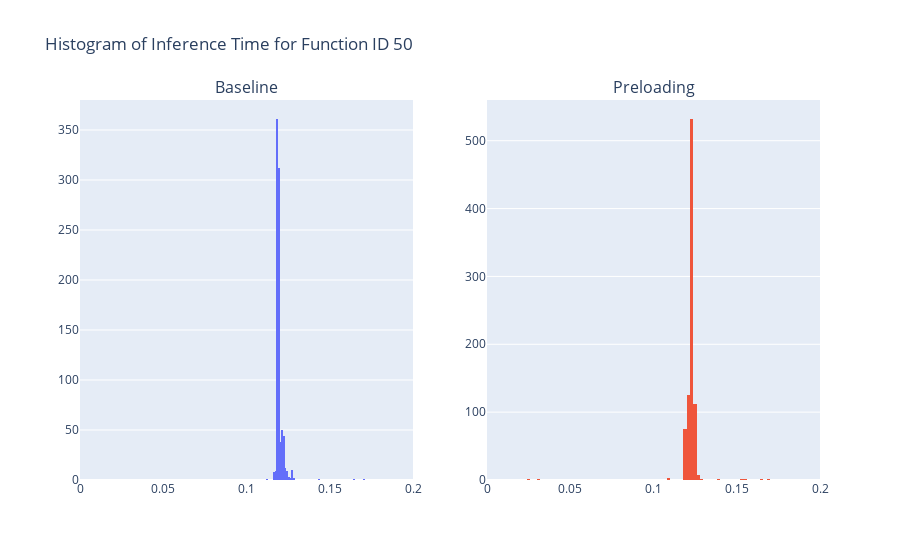

This figure's notebook cell:
### Code cell
fig = make_subplots(rows=1, cols=2, subplot_titles=("Baseline", "Preloading"))

histogram_baseline = go.Histogram(x=filtered_50['inference_time'], nbinsx=100, histnorm='')
fig.add_trace(histogram_baseline, row=1, col=1)

histogram_preloading = go.Histogram(x=ex2_filtered_50['inference_time'], nbinsx=100, histnorm='')
fig.add_trace(histogram_preloading, row=1, col=2)

fig.update_layout(title_text="Histogram of Inference Time for Function ID 50", showlegend=False)

fig.update_xaxes(range=[0, 0.2], row=1, col=1)
fig.update_xaxes(range=[0, 0.2], row=1, col=2)

fig.show()

### Figure 1 — Plotly figure (JSON) as saved in the notebook; plotly's stock layout.template omitted (floating-point values rounded to 4 significant figures; data arrays with more than 128 entries replaced by an {"elided": "..."} marker saying what was removed)
{"data": [{"histnorm": "", "nbinsx": 100, "type": "histogram", "x": {"elided": "864 float values"}, "xaxis": "x", "yaxis": "y"}, {"histnorm": "", "nbinsx": 100, "type": "histogram", "x": {"elided": "864 float values"}, "xaxis": "x2", "yaxis": "y2"}], "layout": {"annotations": [{"font": {"size": 16}, "showarrow": false, "text": "Baseline", "x": 0.225, "xanchor": "center", "xref": "paper", "y": 1, "yanchor": "bottom", "yref": "paper"}, {"font": {"size": 16}, "showarrow": false, "text": "Preloading", "x": 0.775, "xanchor": "center", "xref": "paper", "y": 1, "yanchor": "bottom", "yref": "paper"}], "showlegend": false, "title": {"text": "Histogram of Inference Time for Function ID 50"}, "xaxis": {"anchor": "y", "domain": [0, 0.45], "range": [0, 0.2]}, "xaxis2": {"anchor": "y2", "domain": [0.55, 1], "range": [0, 0.2]}, "yaxis": {"anchor": "x", "domain": [0, 1]}, "yaxis2": {"anchor": "x2", "domain": [0, 1]}}}
